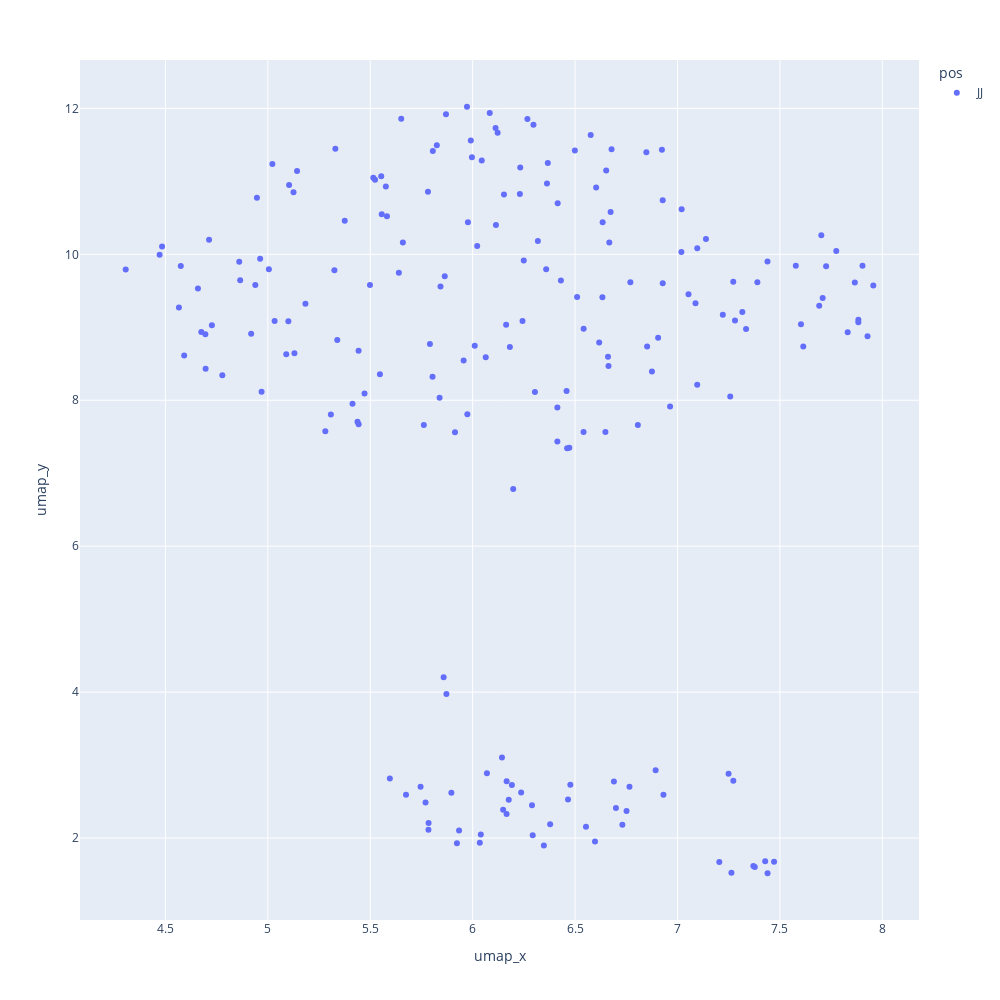

Write notebook code for a chart like this one.
### Code cell
plt.figure(figsize=(16,16))
#plt.figure(figsize=(16,10))

fig = px.scatter(df, x="umap_x", y="umap_y",
                 color="pos", 
                 hover_data="sents",
                 width=1000, height=1000
                )

fig.update_layout(hoverlabel={
    "align": "right",
    "bgcolor": "white"
})
fig.update_layout(hoverlabel_font={
    "size": 9,
    "color": "black"
})



fig.show()

### Figure 1 — Plotly figure (JSON) as saved in the notebook; plotly's stock layout.template omitted (floating-point values rounded to 4 significant figures; data arrays with more than 128 entries replaced by an {"elided": "..."} marker saying what was removed)
{"data": [{"customdata": {"elided": "200x1 str values"}, "hovertemplate": "pos=JJ<br>umap_x=%{x}<br>umap_y=%{y}<br>sents=%{customdata[0]}<extra></extra>", "legendgroup": "JJ", "marker": {"color": "#636efa", "symbol": "circle"}, "mode": "markers", "name": "JJ", "orientation": "v", "showlegend": true, "type": "scatter", "x": {"elided": "200 float values"}, "xaxis": "x", "y": {"elided": "200 float values"}, "yaxis": "y"}], "layout": {"height": 1000, "hoverlabel": {"align": "right", "bgcolor": "white", "font": {"color": "black", "size": 9}}, "legend": {"title": {"text": "pos"}, "tracegroupgap": 0}, "margin": {"t": 60}, "width": 1000, "xaxis": {"anchor": "y", "autorange": true, "domain": [0, 1], "range": [4.083, 8.179], "title": {"text": "umap_x"}, "type": "linear"}, "yaxis": {"anchor": "x", "autorange": true, "domain": [0, 1], "range": [0.8763, 12.66], "title": {"text": "umap_y"}, "type": "linear"}}}
